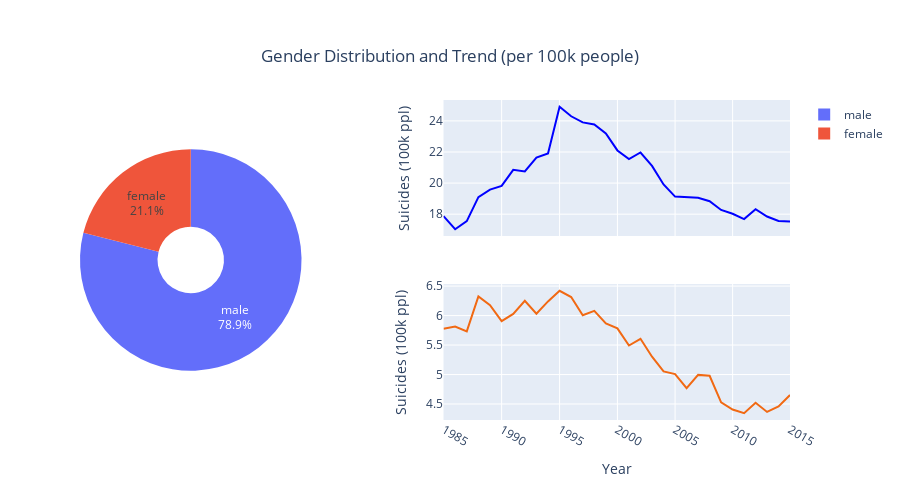

The code cell stored with this chart in its notebook:
### Code cell
fig = make_subplots(
    rows=2,
    cols=2,
    horizontal_spacing = 0.2,
    specs=[[{"type": "domain","rowspan": 2}, {}],[{}, {}]],
    column_widths=[0.39, 0.61],
    shared_xaxes=True,
)    

fig.add_trace(
    go.Pie(
        values=sex_df['suicides_100k_pop'],
        labels=sex_df['sex'],
        textinfo='label+percent',
        hole=.3
    ),
    row=1,
    col=1
)

fig.add_trace(
    go.Scatter(
        name="Males",
        x=males_year['year'],
        y=males_year['suicides_100k_pop'],
        line=dict(color='blue'),
        showlegend=False
    ),
    row=1,
    col=2
)


fig.add_trace(
    go.Scatter(
        name="Females",
        x=females_year['year'],
        y=females_year['suicides_100k_pop'],
        line=dict(color='rgb(241, 105, 19)'),
        showlegend=False
    ),
    row=2,
    col=2
)


fig.update_layout(height=500, width=900,
    title=dict(
        text='Gender Distribution and Trend (per 100k people)',
        y=0.90,
        x=0.5,
        xanchor='center',
        yanchor='top'
    ),
)

max_suicides = 5 + max([males_year['suicides_100k_pop'].max(), females_year['suicides_100k_pop'].max()])
#fig.update_yaxes(range=[0,max_suicides], nticks=6, row=1, col=2)
#fig.update_yaxes(range=[0,max_suicides], nticks=6, row=2, col=2)
fig.update_yaxes(title="Suicides (100k ppl)", col=2)
fig.update_xaxes(title="Year", row=2, col=2, type="log", tickangle=30)
fig.update_xaxes(row=1, col=2, type="log")
fig.show()

### Figure 1 — Plotly figure (JSON) as saved in the notebook; plotly's stock layout.template omitted (floating-point values rounded to 4 significant figures)
{"data": [{"domain": {"x": [0, 0.312], "y": [0, 1]}, "hole": 0.3, "labels": ["female", "male"], "textinfo": "label+percent", "type": "pie", "values": [5.396, 20.23]}, {"line": {"color": "blue"}, "name": "Males", "showlegend": false, "type": "scatter", "x": [1985, 1986, 1987, 1988, 1989, 1990, 1991, 1992, 1993, 1994, 1995, 1996, 1997, 1998, 1999, 2000, 2001, 2002, 2003, 2004, 2005, 2006, 2007, 2008, 2009, 2010, 2011, 2012, 2013, 2014, 2015], "xaxis": "x", "y": [17.88, 17.03, 17.56, 19.1, 19.58, 19.82, 20.85, 20.75, 21.64, 21.91, 24.91, 24.3, 23.9, 23.77, 23.2, 22.1, 21.55, 21.97, 21.11, 19.91, 19.13, 19.09, 19.06, 18.84, 18.27, 18.03, 17.69, 18.32, 17.85, 17.56, 17.53], "yaxis": "y"}, {"line": {"color": "rgb(241, 105, 19)"}, "name": "Females", "showlegend": false, "type": "scatter", "x": [1985, 1986, 1987, 1988, 1989, 1990, 1991, 1992, 1993, 1994, 1995, 1996, 1997, 1998, 1999, 2000, 2001, 2002, 2003, 2004, 2005, 2006, 2007, 2008, 2009, 2010, 2011, 2012, 2013, 2014, 2015], "xaxis": "x3", "y": [5.777, 5.813, 5.732, 6.323, 6.177, 5.907, 6.028, 6.25, 6.031, 6.24, 6.42, 6.314, 6.005, 6.08, 5.868, 5.783, 5.492, 5.606, 5.302, 5.054, 5.008, 4.769, 4.994, 4.979, 4.528, 4.406, 4.344, 4.522, 4.366, 4.459, 4.653], "yaxis": "y3"}], "layout": {"height": 500, "title": {"text": "Gender Distribution and Trend (per 100k people)", "x": 0.5, "xanchor": "center", "y": 0.9, "yanchor": "top"}, "width": 900, "xaxis": {"anchor": "y", "domain": [0.512, 1], "matches": "x3", "showticklabels": false, "type": "log"}, "xaxis2": {"anchor": "y2", "domain": [0, 0.312]}, "xaxis3": {"anchor": "y3", "domain": [0.512, 1], "tickangle": 30, "title": {"text": "Year"}, "type": "log"}, "yaxis": {"anchor": "x", "domain": [0.575, 1], "title": {"text": "Suicides (100k ppl)"}}, "yaxis2": {"anchor": "x2", "domain": [0, 0.425]}, "yaxis3": {"anchor": "x3", "domain": [0, 0.425], "title": {"text": "Suicides (100k ppl)"}}}}
